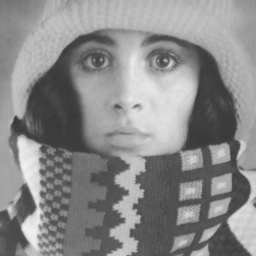
#> input picture 1/trui.png, 256 x 256 px
$ jupyter execute --allow-errors 1_equalization_interpolation.ipynb
#> lines starting #> are read from the running program, lines starting #| are printed output that depends on the picture
# Pythonopdracht week 1: Equalization and Interpolation

# Assignment 1.1: Histogram Equalization

## Working with notebooks

The assignments for this course will be given as Jupyter notebooks like this one. They will contain programming assignments which are automatically graded.

An autograded assignment will typically ask you to complete the code of a Python function. It is important that you do not change the name, inputs or outputs of the function, because they will be tested automatically: stick closely to the assignment. The autograder converts your notebook to a Python file by concatenating all code in the notebook and testing the resulting Python file. It is therefore important that your code runs correctly and uninterrupted, so:

**Always use `Kernel > Restart & Run All` and check the results before handing in your assignment**.

Some general tips:

- Avoid using packages that are not already imported in the assignment template, and are not default Python packages.
- Avoid using "notebook magic" like `%matplotlib inline`; such commands do not work when the notebook is converted to a Python script.

## Working with Codegrade

The assignments for this course are automatically graded by a system called *CodeGrade*. Our tests will run on your code automatically, and give grades based purely on the correctness of the output.

Some of the CodeGrade tests will be run immediately, and you can view the output/results before the deadline (it may take a couple of minutes to show up). Use this to check that your code is working correctly, and that you are in the right direction for the assignments.

[cell 1]
import numpy as np
import matplotlib.pyplot as plt
from skimage.io import imread as skimread

## Point Operators

In the lecture notes a point operator is defined as an operator:
$$
\forall \mathbf x\in \mathcal D: \quad g(\mathbf x) = \psi(f(\mathbf x)),
$$
where $\psi$ is a scalar function taking in a gray value (real number) and returning a gray value (real number).

We will consider three different implementations of a point operator:

1. writing a function based on an analytical expression (e.g. $\psi(v)=v^2$),
2. in case the range of an image $f$ is a discrete and finite set of values (e.g. all pixel values are encoded as 8 bit integers) we can use a **look-up table**, and
3. in case an analytical expression is not available but only an (approximate) graph of the function $\psi$ we can use table interpolation.

## Gamma Correction

To warm up for the histogram equalization implementation later on, we first consider **gamma correction**. Let $f$ be a scalar image with gray values in the range from zero to one, then the gamma corrected image $g$ is defined as:
$$
\forall \mathbf x\in \mathcal D: \quad g(\mathbf x) = (f(\mathbf x))^\gamma
$$
With the usual overloading of operators we write:
$$
g = f^\gamma
$$
First, you have to write a function for the gamma correction. (In this case writing a function is unnecessarily complex, but we need it for automatic grading.)

[cell 2]
def psi_gamma(f, gamma):
    """
    This function returns the array f^gamma: each value in the array f raised to the power gamma.

    Note: this function should not use (explicit) loops.
    """
    return f**gamma

Assuming $f(\mathbf x)\in[0,1]\subset\mathbb{R}$ plot the graphs of $f^\gamma$ in one figure for values $\gamma \in\{ 0.3, 0.5, 0.7, 1, 1.43, 2.0, 3.33 \}$

[cell 3]
gammas = [0.3, 0.5, 0.7, 1, 1.43, 2.0, 3.33]
f = np.linspace(0, 1, 100)

plt.figure(figsize=(8, 6))
for gamma in gammas:
    plt.plot(f, psi_gamma(f, gamma), label=f'γ={gamma}')

plt.title('Graphs of $f^\\gamma$ for different values of $\\gamma$')
plt.xlabel('$f$')
plt.ylabel('$f^\\gamma$')
plt.legend()
plt.show()

Below an 'image' is shown where the gray values increase from zero to one going from left to right. Note that the perceptual difference between the lower gray values (darker tones) is smaller than the difference between the larger gray values.

[cell 4]
v = np.linspace(0, 1, 20)
f, _ = np.meshgrid(v, np.arange(4))
plt.subplot(2,1,1)
plt.imshow(f, vmin=0, vmax=1)
plt.title(r'$\gamma=1$')

plt.gray()
plt.axis('off')
plt.subplot(2,1,2)
gamma = 1.0
plt.imshow(psi_gamma(f, gamma), vmin=0, vmax=1);
plt.title('$\gamma=%5.2f$' % gamma)
plt.gray()
plt.axis('off');

Looking at the $\gamma$-curves you should be able to guestimate a value of $\gamma$ that will result in a more perceptually uniform change of luminance from left to right. Use this value as the $\gamma$ value in the code above for the second row and observe the results.

Because we create a linear array, a value of 1.0 will have the most uniform change, when using higher values than one the dark region will be larger. For values smaller than 1.0 the fade will appear brighter.

## Table Lookup

A (unary) pixel operator can be implemented as a table lookup in case the range of the image is finite and countable. For an 8 bit image this is evidently the case: the possible pixels values are integers in the range from 0 to 255.

For such an 8 bit image the gamma correction from the previous section will not work because the gamma correction method assumes that the range is from zero to one. Rewrite the `psi_gamma` function to take an extra keyword argument `max_val` for images in the range from 0 to `max_val`. Note that the resulting image should have the same range from zero to `max_val`. Without special care the resulting image will have floating point values; that is ok for now.

[cell 5]
def psi_gamma_scaled(v, gamma, max_val=1):
    return (v / max_val)**gamma * max_val

Below we show two images. The original image 'trui' and a gamma corrected version of it. Note that we start with an image of dtype=uint8 and end up with an image of dtype=float64.

[cell 6]
# The first time you run these tests, the code downloads the standard computer vision example image "trui.png".
try:
    f = skimread('trui.png')
#> f is the input picture: shape (256, 256); min 56, max 241, mean 137.7
except FileNotFoundError:
    import requests
    image_file = requests.get("https://staff.fnwi.uva.nl/r.vandenboomgaard/ComputerVision/_images/trui.png")
    open("trui.png", "wb").write(image_file.content)
    f = skimread('trui.png')

plt.subplot(1,2,1)
plt.imshow(f, vmin=0, vmax=255)
plt.axis('off')
plt.title(r'dtype: %s [%d, %d]' % (f.dtype, f.min(), f.max()))
plt.subplot(1,2,2)
g = psi_gamma_scaled(f, 1.2, max_val=255)
plt.imshow(g, vmin=0, vmax=255)
plt.title(r'dtype: %s [%5.2f, %5.2f]' % (g.dtype, g.min(), g.max()))
plt.axis('off');

Of course we can simply cast the resulting image into a dtype=uint8 image again but that would not prevent that the calculations (and intermediate images) are dtype=float64. Using a look-up table is one way to prevent that floating point intermediate values are used.

[cell 7]
def gamma_table_uint8(gamma):
    """returns a table (array) T of shape (256,)"""
    x = np.arange(256)
    return ((x / 255) ** (1 / gamma) * 255).astype(np.uint8)

The code below demonstrates the use of table lookup for gamma compression. Note that ``lut[f]`` does the table lookup for all pixels in the image. Read about the 'magic' of array indexing in Numpy to really understand this.

[cell 8]
plt.subplot(1,2,1)
plt.imshow(f, vmin=0, vmax=255)
plt.axis('off')
plt.title(r'dtype: %s [%d, %d]' % (f.dtype, f.min(), f.max()))
plt.subplot(1,2,2)
lut = gamma_table_uint8(1.2)
g = lut[f]
plt.imshow(g, vmin=0, vmax=255)
plt.title(r'dtype: %s [%d, %d]' % (g.dtype, g.min(), g.max()))
plt.axis('off');

## Interpolated Table Lookup

A lookup table can only be used in case the set of pixel (gray) values is finite and discrete. For a floating point image a lookup table is not feasible.

Consider a point operator characterized with the function $\psi$:

$$
g(\mathbf x) = \psi(f(\mathbf x))
$$

with $f(\mathbf x)\in[0,1]\subset\mathbb{R}$.

Now let $\psi$ not be given in an analytical form but with just a few samples $\psi(v_i)=\psi_i$ (for $i=1,\ldots,n$). We assume $v_1=0$ and $v_n=1$ and furthermore we assume the sequence $v_i$ is increasing.

An example is given in the Python code below:

[cell 9]
v = np.array([0, 0.25, 0.5, 0.75, 1])
psi = np.array([0, 0.1, 0.6, 0.9, 1])
plt.plot(v, psi, '-o');

Not only the five points $(v_i, \psi_i)$ are indicated but also the lines connecting the dots. This is called **linear interpolation**. In a subsequent lab exercise you will have to implement interpolation for 2D functions. Here we will use the Numpy ``interp`` function.

To get the value $\psi(0.6)$ through interpolation (given only the 5 points above) we can use:

[cell 10]
psi0p6 = np.interp(0.6, v, psi)
print(psi0p6)
plt.plot(v, psi, '-o')
axs = plt.axis()
plt.vlines(0.6, -1, psi0p6, linestyles='dotted')
plt.hlines(psi0p6, -1, 0.6, linestyles='dotted')
plt.axis(axs);

[cell 11]
f = plt.imread('trui.png')
print(f.dtype)
#| float32
g = np.interp(f, v, psi)

plt.subplot(1,2,1)
plt.imshow(f);
plt.axis('off')

plt.subplot(1,2,2)
plt.imshow(g);
plt.axis('off');

Define the table $\psi_{\text{invert}}$ with as few points as possible to invert the image, i.e. $g = 1 - f$.

[cell 12]
def invert_table():
    """returns a tuple (v, psi) defining a table to be used for
    interpolated table lookup that inverts an image"""
    f_inv = lambda x: 1 - x
    return (v, f_inv(psi))

[cell 13]
v_inv, psi_inv = invert_table()
g = np.interp(f, v_inv, psi_inv)
plt.subplot(1,2,1)
plt.imshow(f);
plt.axis('off')

plt.subplot(1,2,2)
plt.imshow(g);
plt.axis('off');

Next you have to define the table for interpolated table lookup that thresholds an image:

$$
\psi_{t}(v) = \begin{cases}
0 &: v<t\\
1 &: v\geq t
\end{cases}
$$

[cell 14]
def threshold_table(t):
    return (v, np.where(psi >= t, 1, 0).astype(np.uint8))

[cell 15]
v_t, psi_t = threshold_table(0.5)
plt.subplot(1,2,1)
plt.imshow(f)
plt.axis('off')
plt.subplot(1,2,2)
plt.imshow(np.interp(f, v_t, psi_t))
plt.axis('off');
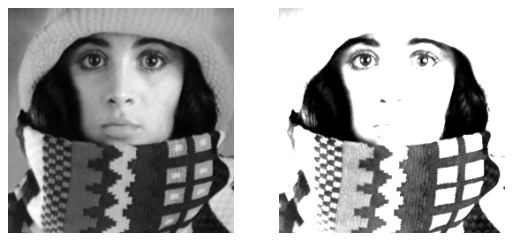
#> figure drawn by matplotlib, 2 panels

# Histogram Equalization

In the lecture notes the histogram equalization operation for an image with gray values in the range from zero to one is given as the point operator defined with the function:
$$
\psi(v) = H_f(v)
$$
where $H_f$ is the normalized cumulative histogram of the image $f$.

[cell 16]
def histogram_equalization(f, bins=100):
#> called with bins = 64
    h, be = np.histogram(f, range=(0,1), bins=bins)
#> h = 64 values, max 3750 at index 15, min 0 at index 0, mean 1024; be = 65 values from 0 to 1
    H = np.cumsum(h.astype(float)/sum(h))
#> H = 64 values from 0 to 1
    v = be
#> v = 65 values from 0 to 1
    psi = np.hstack(([0], H))
#> psi = 65 values from 0 to 1
    return np.interp(f, v, psi)
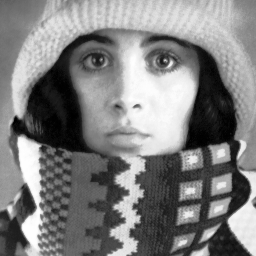
#> returned value: shape (256, 256) float64; min 0.000546, max 1, mean 0.501

[cell 17]
bins = 64
f = plt.imread('trui.png')
plt.subplot(321)
plt.imshow(f)
plt.axis('off')

plt.subplot(322)
g = histogram_equalization(f, bins=bins)
plt.imshow(g)
plt.axis('off')

plt.subplot(323)
h_f, be_f = np.histogram(f, range=(0,1), bins=bins)
#> h_f has the same summary as h in histogram_equalization; be_f = 65 values from 0 to 1
h_f = h_f/np.sum(h_f)
#> h_f = 64 values, max 0.0572 at index 15, min 0 at index 0, mean 0.0156
plt.bar(be_f[:-1], h_f, width=be_f[1]-be_f[0]);

plt.subplot(324)
h_g, be_g = np.histogram(g, range=(0,1), bins=bins)
#> h_g = 64 values, max 1745 at index 14, min 287 at index 10, mean 1024; be_g = 65 values from 0 to 1
h_g = h_g/np.sum(h_g)
#> h_g = 64 values, max 0.0266 at index 14, min 0.00438 at index 10, mean 0.0156
plt.bar(be_g[:-1], h_g, width=be_g[1]-be_g[0])

plt.subplot(325)
H_f = np.cumsum(h_f)
#> H_f = 64 values from 0 to 1
plt.bar(be_f[:-1], H_f, width=be_f[1]-be_f[0])
plt.subplot(326)
H_g = np.cumsum(h_g)
#> H_g = 64 values from 0.0197 to 1
plt.bar(be_g[:-1], H_g, width=be_g[1]-be_g[0]);
plt.subplots_adjust(bottom=0.01, top=1.2, right=1.5)

In order to do the histogram equilization on an 8 bit image (uint8 data type) you have to write the function ``histogram_equilization_table``. In that function you will need the histogram of the 8bit image. Instead of using the ``histogram`` function, it is better in this case to use the ``bincount`` function from numpy. Be sure to set the ``minlength`` parameter!

[cell 18]
def histogram_equalization_table(f):
    """return the lookup table psi_he for the histogram
    equalization of an image f (dtype=uint8). Note that the table
    should have shape (256,) and dtype=uint8"""
    h = np.bincount(f.ravel(), minlength=255)
    H = np.cumsum(h).astype(float) / h.sum()
    psi = (H * 255).astype(np.uint8)
    return psi

## Histogram Equalization in Practice

Make several (at least 4) pictures of the same scene/object from different points of view. Most likely the overall intensity distribution in the images is not equal due to the automatic lighting correction in your camera. Use histogram equalization to correct for this and comment on whether it does the intended job. In your notebook you have to show a 2 x n ‘matrix’ of images, in the top row the original images and in the bottom row the equalized images.

Your camera probably makes color images. Equalization as discussed works on gray value images (black and white images). You can use the function rgb2gray from sklearn.color to make black-and-white images out of your color images.

Put the images into the same directory as the notebook, and open them e.g. with `plt.imread`. When uploading your assignment, you can also submit the images: they will be placed in the same directory as your code when the code is run.

[cell 19]
from PIL import Image
import numpy as np
from math import isclose
image = np.array(Image.open("trui.png"))

sample_points = [(0, 0), (20, 20), (32.3, 39.6), (100.7, 21.2), (14.9, 142.9),
                 (142.2, 98.1), (-2, 3), (1000.3, 20.5)]
bilinear_results = [115, 143, 184.24, 175.64, 187.7, 148.56, 0, 0]

#> (the rest of this cell did not finish here and is left out)

[cell 20]
from skimage.color import rgb2gray


image_filenames = ["Kerstman1.jpg", "Kerstman2.jpg", "Kerstman3.jpg", "Kerstman4.jpg"]

original_images = [plt.imread(filename) for filename in image_filenames]
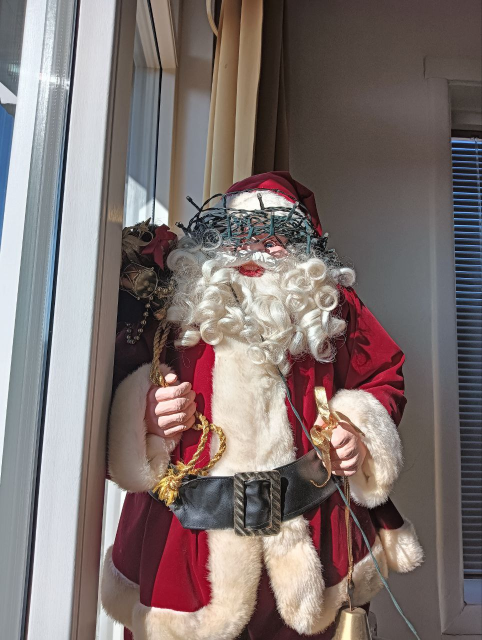
#> input picture 1/Kerstman1.jpg, 964 x 1280 px (shown at 1/2 size)
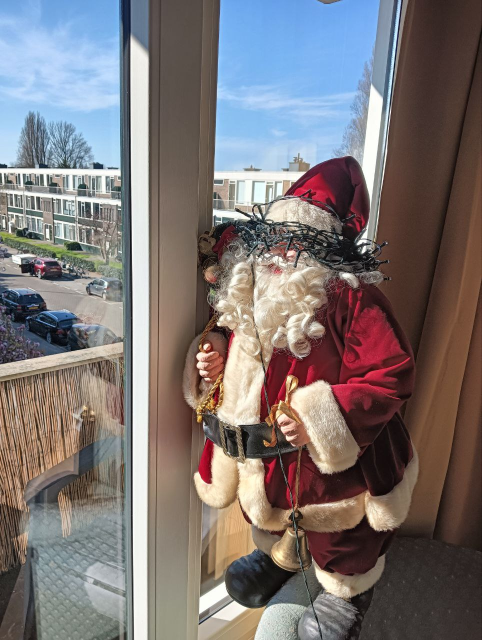
#> input picture 1/Kerstman2.jpg, 964 x 1280 px (shown at 1/2 size)
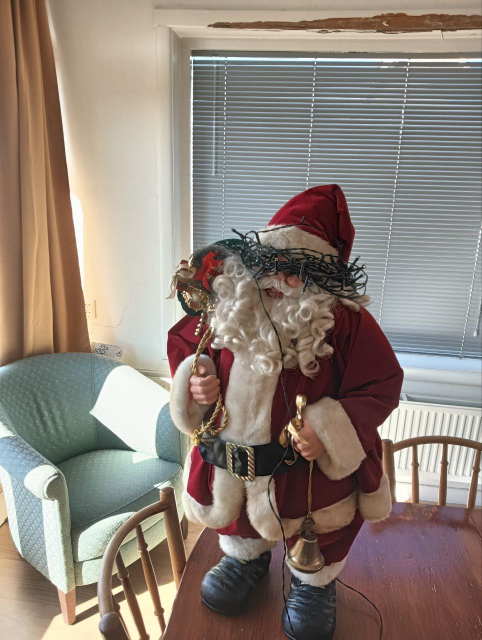
#> input picture 1/Kerstman3.jpg, 964 x 1280 px (shown at 1/2 size)
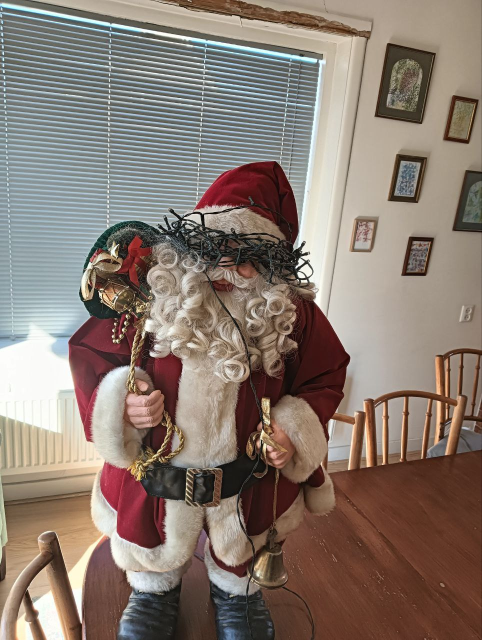
#> input picture 1/Kerstman4.jpg, 964 x 1280 px (shown at 1/2 size)
#> original_images = 4 items
gray_images = [rgb2gray(img) for img in original_images]
#> gray_images = 4 items

uint8_gray_images = [np.uint8(img * 255) for img in gray_images]
#> uint8_gray_images = 4 items
equalized_images = [histogram_equalization_table(img)[img] for img in uint8_gray_images]
#> in histogram_equalization_table, `h = np.bincount(f.ravel(), minlength=255)`: h = 256 values, max 13779 at index 86, min 5 at index 255, mean 4820
#> in histogram_equalization_table, `H = np.cumsum(h).astype(float) / h.sum()`: H = 256 values from 0.000231 to 1
#> in histogram_equalization_table, `psi = (H * 255).astype(np.uint8)`: psi = 256 values from 0 to 255
#> equalized_images = 4 items

n = len(image_filenames)
plt.figure(figsize=(15, 5))
for i in range(n):
    plt.subplot(2, n, i + 1)
    plt.imshow(gray_images[i])
    plt.axis("off")
    plt.title(f"Original {i+1}")
    plt.subplot(2, n, i + 1 + n)
    plt.imshow(equalized_images[i])
    plt.axis("off")
    plt.title(f"Equalized {i+1}")

plt.tight_layout()
plt.show()
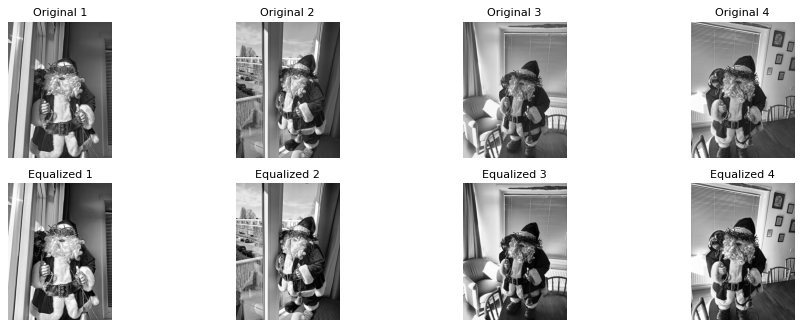
#> figure drawn by matplotlib, 8 panels

Bonus: a simple way to use equalization on color images (and have a color image as the result) is to first convert the color image to a colorspace that explicitly encodes the luminance (the gray value) and the color componenent. One example is the function rgb2hsv from sklearn.color. HSV stands for Hue, Saturation and Value, where value is the gray value component. Equalization of color images then amounts to: convert a rgb image into a hsv image, then equalize the v component and then convert the new hsv image back to rgb (with hsv2rgb).

[cell 21]
from skimage.color import rgb2hsv, hsv2rgb

def histogram_equalization_rgb(f):
    hsv_img = rgb2hsv(f)
#> hsv_img: shape (1280, 964, 3) float64; mean of channels 0, 1, 2 0.347, 0.223, 0.517
#> f is the input picture: shape (1280, 964, 3); mean R, G, B 127.3, 114.3, 112.2
    luminance = np.uint8(hsv_img[:,:,2] * 255)
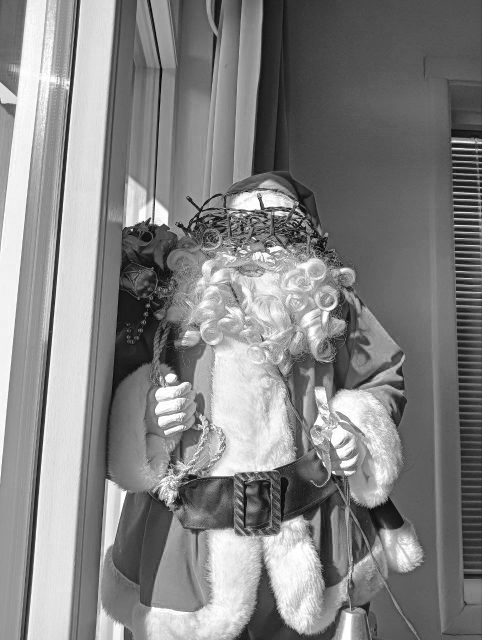
#> luminance: shape (1280, 964) (shown at 1/2 size); min 0, max 255, mean 131.7
    equalized = histogram_equalization_table(luminance)[luminance] / 255.0
    hsv_img[:, :, 2] = equalized
#> hsv_img: shape (1280, 964, 3) float64; mean of channels 0, 1, 2 0.347, 0.223, 0.501
    return hsv2rgb(hsv_img)
#> returned value: shape (1280, 964, 3) float64

image_filenames = ["Kerstman1.jpg", "Kerstman2.jpg", "Kerstman3.jpg", "Kerstman4.jpg"]

original_images = [plt.imread(filename) for filename in image_filenames]
equalized_images = [histogram_equalization_rgb(img) for img in original_images]
#> in histogram_equalization_rgb, f is the input picture: shape (1280, 964, 3); mean R, G, B 124.2, 116.6, 116.5
#> in histogram_equalization_rgb (call 2), `luminance = np.uint8(hsv_img[:,:,2] * 255)`:
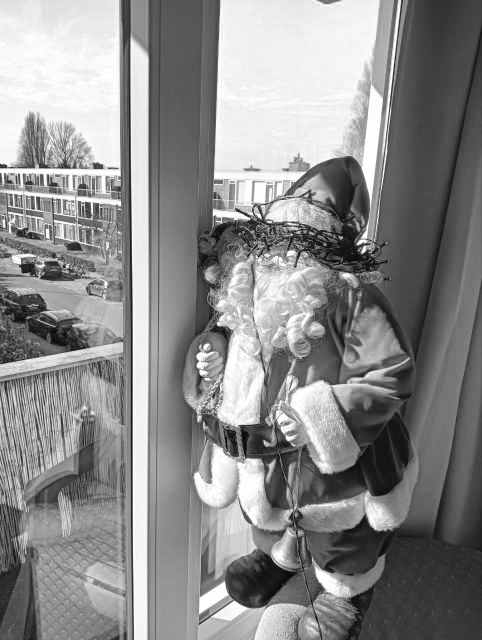
#> luminance: shape (1280, 964) (shown at 1/2 size); min 0, max 255, mean 139.5
#> in histogram_equalization_rgb (call 2), `equalized = histogram_equalization_table(luminance)[luminance] / 255.0`:
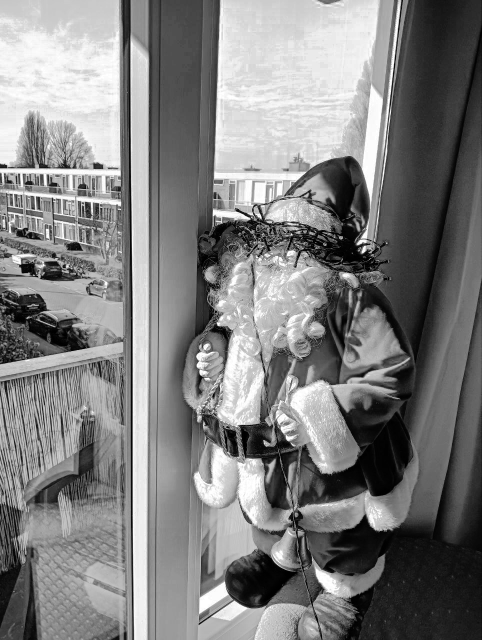
#> equalized: shape (1280, 964) float64 (shown at 1/2 size); min 0, max 1, mean 0.501
#> (the rest of the program and of its run is left out)
